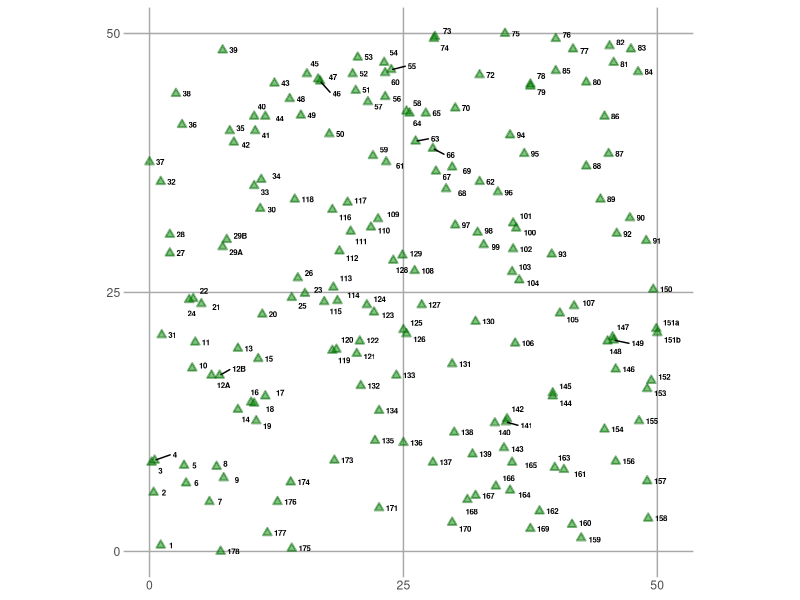

Write the R code that produced this figure.
## ---- chunk 1
knitr::opts_chunk$set(echo = TRUE)
## ---- chunk 2
library(tidyverse)
library(ggrepel)

plot_1 <- 
  readr::read_csv("plot_1_location.csv")

## ---- chunk 3
ggplot(plot_1) +
  aes(x, y) +
   geom_point(
    colour = "darkgreen",
    fill = "green4",
    shape = 24,
    stroke = 1,
    alpha = 0.5
  ) +
  geom_text_repel(
    aes(label = tree_ID),
    fontface = "bold",
    nudge_x = 1,
    nudge_y = 0,
    size = 2
  ) +
  scale_y_continuous(
    breaks = seq(0, 50, by = 25)
  ) +
  scale_x_continuous(
    breaks = seq(0, 50, by = 25)
  ) +
  theme_bw() +
  theme(
    aspect.ratio = 1,
    axis.title.x = element_blank(),
    axis.title.y = element_blank(),
    panel.grid.minor = element_blank(),
    panel.grid.major = element_line(colour = "darkgrey"),
    legend.position = "bottom",
    legend.title = element_blank(),
    rect = element_blank(),
    axis.ticks.length = unit(0, "pt")
  ) 



